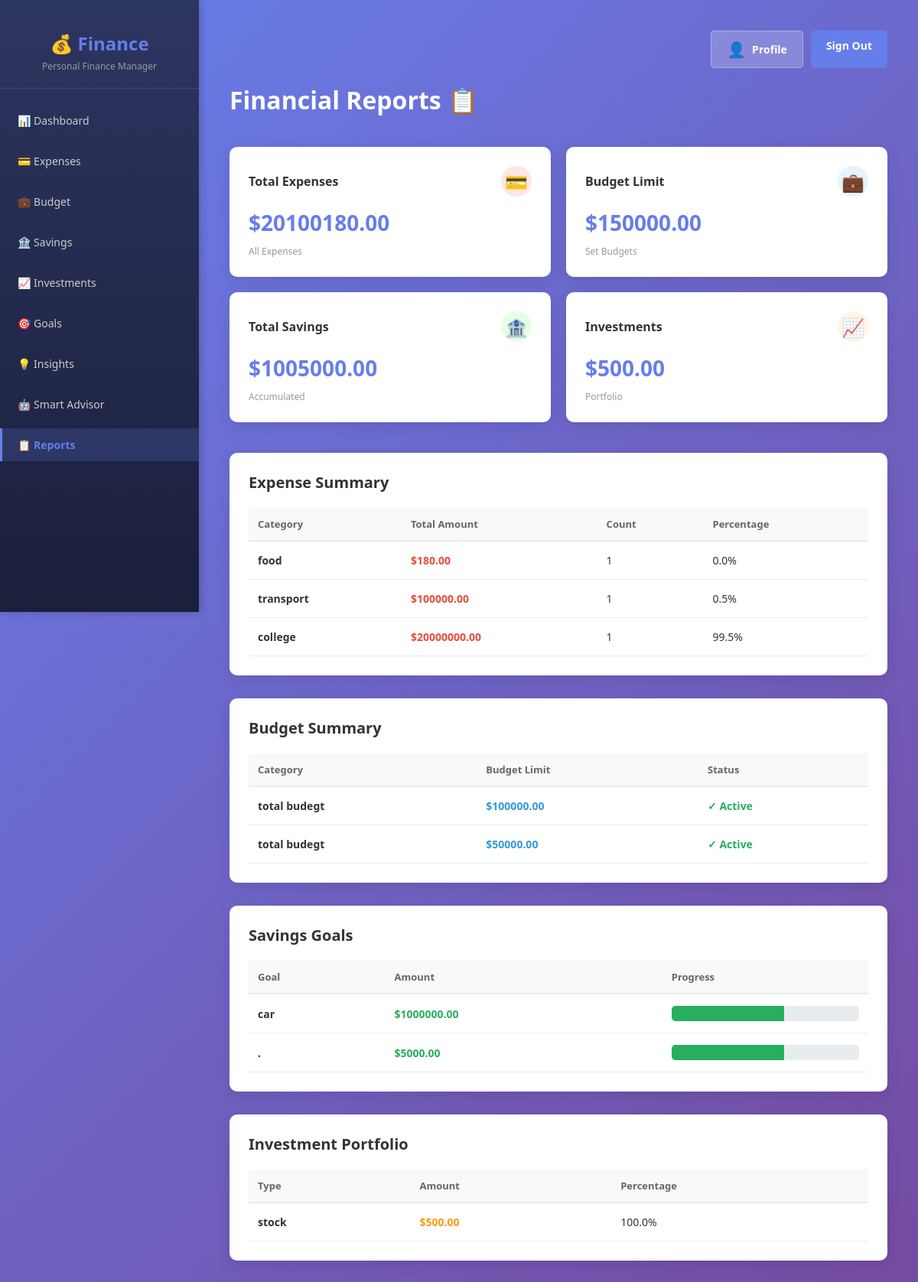
Screenshot of /reports (signed in) with the database file from the repository.
### models/expense.py (models this page shows, shortened)
class Expense(db.Model):
    id = db.Column(db.Integer, primary_key=True)
    user_id = db.Column(db.Integer, db.ForeignKey("user.id"), nullable=False)
    category = db.Column(db.String(50), nullable=False)
    amount = db.Column(db.Float, nullable=False)
    date = db.Column(db.DateTime, nullable=False, default=datetime.utcnow)
    description = db.Column(db.String(200), nullable=True)

### models/budget.py (models this page shows, shortened)
class Budget(db.Model):
    id = db.Column(db.Integer, primary_key=True)
    user_id = db.Column(db.Integer, db.ForeignKey("user.id"), nullable=False)
    category = db.Column(db.String(50), nullable=False)
    limit = db.Column(db.Float, nullable=False)
    month = db.Column(db.Integer, nullable=False)  # 1-12
    year = db.Column(db.Integer, nullable=False)
    created_at = db.Column(db.DateTime, nullable=False, default=datetime.utcnow)

### models/saving.py (models this page shows, shortened)
class Saving(db.Model):
    id = db.Column(db.Integer, primary_key=True)
    user_id = db.Column(db.Integer, db.ForeignKey("user.id"), nullable=False)
    goal = db.Column(db.String(50), nullable=False)
    amount = db.Column(db.Float, nullable=False)
    date = db.Column(db.DateTime, nullable=False, default=datetime.utcnow)
    description = db.Column(db.String(200), nullable=True)

### models/investment.py (models this page shows, shortened)
class Investment(db.Model):
    id = db.Column(db.Integer, primary_key=True)
    user_id = db.Column(db.Integer, db.ForeignKey("user.id"), nullable=False)
    type = db.Column(db.String(50), nullable=False)
    amount = db.Column(db.Float, nullable=False)
    date = db.Column(db.DateTime, default=datetime.utcnow, nullable=False)

### routes/dashboard_routes.py (the view)
@dashboard_bp.route("/reports")
@login_required
def reports():
    expenses = ExpenseService.get_all_expenses(current_user.id)
    budgets = BudgetService.get_all_budgets(current_user.id)
    savings = SavingService.get_all_savings(current_user.id)
    investments = InvestmentService.get_all_investments(current_user.id)
    total_expense = sum(e.amount for e in expenses) if expenses else 0
    total_budget = sum(b.limit for b in budgets) if budgets else 0
    total_saving = sum(s.amount for s in savings) if savings else 0
    total_investment = sum(i.amount for i in investments) if investments else 0
    return render_template(
        "reports.html",
        total_expense=total_expense,
        total_budget=total_budget,
        total_saving=total_saving,
        total_investment=total_investment,
        expenses=expenses,
        budgets=budgets,
        savings=savings,
        investments=investments
    )

### finance-app.py (called while the page is built)
@login_manager.user_loader
def load_user(user_id):
    return User.query.get(int(user_id))

### services/budget_service.py (called while the page is built)
    @staticmethod
    def get_all_budgets(user_id):
        return Budget.query.filter_by(user_id=user_id).all()

### services/expense_service.py (called while the page is built)
    @staticmethod
    def get_all_expenses(user_id):
        return Expense.query.filter_by(user_id=user_id).all()

### services/investment_service.py (called while the page is built)
    @staticmethod
    def get_all_investments(user_id):
        return Investment.query.filter_by(user_id=user_id).all()

### services/saving_service.py (called while the page is built)
    @staticmethod
    def get_all_savings(user_id):
        return Saving.query.filter_by(user_id=user_id).all()

### templates/reports.html (shortened to what this page needs)
{% extends "base.html" %}
{% block content %}
<div class="header">
    <h1>Financial Reports 📋</h1>
</div>
<div class="cards-grid">
    <div class="card">
        <div class="card-header">
            <div class="card-title">Total Expenses</div>
            <div class="card-icon expense">💳</div>
        </div>
        <div class="card-value">${{ "%.2f"|format(total_expense) }}</div>
        <div class="card-description">All Expenses</div>
    </div>
    <div class="card">
        <div class="card-header">
            <div class="card-title">Budget Limit</div>
            <div class="card-icon budget">💼</div>
        </div>
        <div class="card-value">${{ "%.2f"|format(total_budget) }}</div>
        <div class="card-description">Set Budgets</div>
    </div>
    <div class="card">
        <div class="card-header">
            <div class="card-title">Total Savings</div>
            <div class="card-icon saving">🏦</div>
        </div>
        <div class="card-value">${{ "%.2f"|format(total_saving) }}</div>
        <div class="card-description">Accumulated</div>
    </div>
    <div class="card">
        <div class="card-header">
            <div class="card-title">Investments</div>
            <div class="card-icon investment">📈</div>
        </div>
        <div class="card-value">${{ "%.2f"|format(total_investment) }}</div>
        <div class="card-description">Portfolio</div>
    </div>
</div>
<div class="table-section">
    <h2>Expense Summary</h2>
    {% if expenses %}
    <table>
        <thead>
            <tr>
                <th>Category</th>
                <th>Total Amount</th>
                <th>Count</th>
                <th>Percentage</th>
            </tr>
        </thead>
        <tbody>
            {% for expense in expenses %}
            <tr>
                <td><strong>{{ expense.category }}</strong></td>
                <td style="color: #e74c3c; font-weight: 700;">${{ "%.2f"|format(expense.amount) }}</td>
                <td>1</td>
                <td>{{ "%.1f"|format((expense.amount / total_expense * 100) if total_expense > 0 else 0) }}%</td>
            </tr>
            {% endfor %}
        </tbody>
    </table>
    {% else %}
    <p style="text-align: center; color: #999; padding: 30px;">No expense data available</p>
    {% endif %}
</div>
<div class="table-section" style="margin-top: 30px;">
    <h2>Budget Summary</h2>
    {% if budgets %}
    <table>
        <thead>
            <tr>
                <th>Category</th>
                <th>Budget Limit</th>
                <th>Status</th>
            </tr>
        </thead>
        <tbody>
            {% for budget in budgets %}
            <tr>
                <td><strong>{{ budget.category }}</strong></td>
                <td style="color: #3498db; font-weight: 700;">${{ "%.2f"|format(budget.limit) }}</td>
                <td><span style="color: #27ae60; font-weight: 600;">✓ Active</span></td>
            </tr>
            {% endfor %}
        </tbody>
    </table>
    {% else %}
    <p style="text-align: center; color: #999; padding: 30px;">No budget data available</p>
    {% endif %}
</div>
<div class="table-section" style="margin-top: 30px;">
    <h2>Savings Goals</h2>
    {% if savings %}
    <table>
        <thead>
            <tr>
                <th>Goal</th>
                <th>Amount</th>
                <th>Progress</th>
            </tr>
        </thead>
        <tbody>
            {% for saving in savings %}
            <tr>
                <td><strong>{{ saving.goal }}</strong></td>
                <td style="color: #27ae60; font-weight: 700;">${{ "%.2f"|format(saving.amount) }}</td>
                <td>
                    <div style="background: #e9ecef; height: 20px; border-radius: 5px; overflow: hidden;">
                        <div style="background: #27ae60; height: 100%; width: 60%;"></div>
                    </div>
                </td>
            </tr>
            {% endfor %}
        </tbody>
    </table>
    {% else %}
    <p style="text-align: center; color: #999; padding: 30px;">No savings data available</p>
    {% endif %}
</div>
<div class="table-section" style="margin-top: 30px;">
    <h2>Investment Portfolio</h2>
    {% if investments %}
    <table>
        <thead>
            <tr>
                <th>Type</th>
                <th>Amount</th>
                <th>Percentage</th>
            </tr>
        </thead>
        <tbody>
            {% for investment in investments %}
            <tr>
                <td><strong>{{ investment.type }}</strong></td>
                <td style="color: #f39c12; font-weight: 700;">${{ "%.2f"|format(investment.amount) }}</td>
                <td>{{ "%.1f"|format((investment.amount / total_investment * 100) if total_investment > 0 else 0) }}%</td>
            </tr>
            {% endfor %}
        </tbody>
    </table>
    {% else %}
    <p style="text-align: center; color: #999; padding: 30px;">No investment data available</p>
    {% endif %}
</div>
{% endblock %}

### templates/base.html (style rules this page uses)
* { margin: 0; padding: 0; box-sizing: border-box; }
body { font-family: 'Segoe UI', Tahoma, Geneva, Verdana, sans-serif; background: linear-gradient(135deg, #667eea 0%, #764ba2 100%); min-height: 100vh; color: #333; }
.header { display: flex; justify-content: space-between; align-items: center; margin-bottom: 40px; }
.header h1 { color: white; font-size: 32px; font-weight: 700; }
.cards-grid { display: grid; grid-template-columns: repeat(auto-fit, minmax(280px, 1fr)); gap: 20px; margin-bottom: 40px; }
.card { background: white; border-radius: 10px; padding: 25px; box-shadow: 0 5px 20px rgba(0, 0, 0, 0.1); transition: all 0.3s ease; }
.card-header { display: flex; justify-content: space-between; align-items: center; margin-bottom: 15px; }
.card-title { font-size: 16px; font-weight: 600; color: #333; }
.card-icon { font-size: 24px; width: 40px; height: 40px; border-radius: 50%; display: flex; align-items: center; justify-content: center; }
.card-icon.expense { background: #ffe5e5; color: #e74c3c; }
.card-icon.budget { background: #e5f3ff; color: #3498db; }
.card-icon.saving { background: #e5ffe5; color: #27ae60; }
.card-icon.investment { background: #fff5e5; color: #f39c12; }
.card-value { font-size: 28px; font-weight: 700; color: #667eea; margin: 10px 0; }
.card-description { font-size: 12px; color: #999; }
.table-section { background: white; border-radius: 10px; padding: 25px; box-shadow: 0 5px 20px rgba(0, 0, 0, 0.1); }
.table-section h2 { font-size: 20px; font-weight: 600; margin-bottom: 20px; color: #333; }
table { width: 100%; border-collapse: collapse; }
th { background: #f8f9fa; padding: 12px; text-align: left; font-weight: 600; color: #666; border-bottom: 2px solid #e9ecef; font-size: 13px; }
td { padding: 15px 12px; border-bottom: 1px solid #e9ecef; font-size: 14px; }

### rows the page displays
Expense: category "food", amount "180.00", amount "0.0"
Expense: category "transport", amount "100000.00", amount "0.5"
Expense: category "college", amount "20000000.00", amount "99.5"
Budget: category "total budegt", limit "100000.00"
Budget: category "total budegt", limit "50000.00"
Saving: goal "car", amount "1000000.00"
Saving: goal ".", amount "5000.00"
Investment: type "stock", amount "500.00", amount "100.0"

### other values shown
{{ "%.2f"|format(total_expense) }} "20100180.00"
{{ "%.2f"|format(total_budget) }} "150000.00"
{{ "%.2f"|format(total_saving) }} "1005000.00"
{{ "%.2f"|format(total_investment) }} "500.00"
